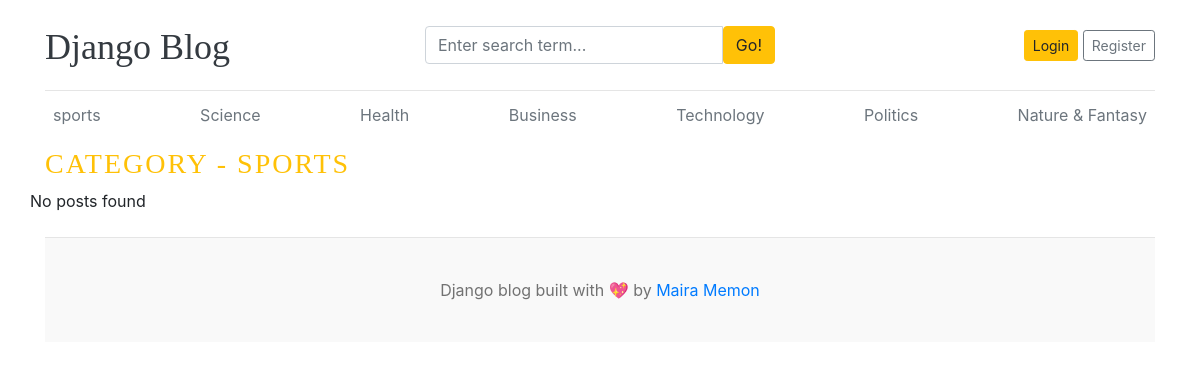
Page /category/category/1/ on the committed database.
### blogs/models.py (models this page shows)
class Category(models.Model):
    category_name = models.CharField(max_length=50, unique=True)
    created_at = models.DateTimeField(auto_now_add=True)
    updated_at = models.DateTimeField(auto_now=True)
    class Meta:
        verbose_name_plural = 'categories'
    def __str__(self):
        return self.category_name

### blogs/views.py (the view)
# urls.py: path('category/<int:category_id>/', views.posts_by_category, name='posts_by_category'),
def posts_by_category(request, category_id):
    posts = Blog.objects.filter(status='Published', category=category_id)
    category = get_object_or_404(Category, pk=category_id)
    context = {
        'posts': posts,
        'category': category,
    }
    return render(request, 'posts_by_category.html', context)

### blogs/context_processors.py (called while the page is built)
def get_categories(request):
    categories = Category.objects.all()
    return dict(categories=categories)

def get_social_links(request):
    social_links = SocialLink.objects.all()
    return dict(social_links=social_links)

### templates/posts_by_category.html
{% extends 'base.html' %}
{% block content %}
  <h3 class="text-uppercase text-warning" style="letter-spacing: 2px;">Category - {{ category }}</h3>
  <div class="row mb-2">
    {% if posts %}
    {% for post in posts %}
    <div class="col-md-6">
      <div class="card border-0" >
        <div class="card-body">
         <h3><a href="{% url 'blogs' post.slug %}" class="text-dark">{{ post.title }}</a></h3>
          <small class="mb-1 text-muted">{{ post.created_at | timesince }} ago | {{ post.author }}</small>
          <p class="card-text">{{ post.short_description | truncatewords:25 }}</p>
        </div>
      </div>
    </div>
    {% endfor %}
    {% else %}
    <p>No posts found</p>
    {% endif %}
  </div>
{% endblock %}

### templates/base.html (shortened to what this page needs)
{% load static %}
<!DOCTYPE html>
<html lang="en">
<head>
    <link href="https://getbootstrap.com/docs/4.0/dist/css/bootstrap.min.css" rel="stylesheet">
    <link href="{% static 'css/blog.css' %}" rel="stylesheet">
    <link rel="stylesheet" href="https://cdnjs.cloudflare.com/ajax/libs/font-awesome/4.7.0/css/font-awesome.min.css">
  </head>
<body>
    <div class="container">
      <header class="blog-header py-3">
        <div class="row flex-nowrap justify-content-between align-items-center">
          <div class="col-4 pt-1">
            <a class="blog-header-logo text-dark" href="/">Django Blog</a>
          </div>
          <div class="col-4">
            <form action="{% url 'search' %}" method="GET">
              <div class="input-group">
                <input class="form-control" type="text" name="keyword" value="{{ keyword }}" placeholder="Enter search term..." aria-label="Enter search term..." aria-describedby="button-search" />
                <button type="submit" class="btn btn-warning" id="button-search" type="button">Go!</button>
            </div>
            </form>
          </div>
          <div class="col-4 d-flex justify-content-end align-items-center">
            {% if not user.is_authenticated %}
            <a class="btn btn-sm btn-warning" href="{% url 'login' %}">Login</a> &nbsp;
            <a class="btn btn-sm btn-outline-secondary" href="{% url 'register' %}">Register</a>
            {% else %}
            <span><a href="{% url 'dashboard' %}">Dashboard</a></span>
            &emsp;
            <span><a href="{% url 'logout' %}">Logout</a></span>
            {% endif %}
          </div>
        </div>
      </header>
      <div class="nav-scroller py-1 mb-2">
        <nav class="nav d-flex justify-content-between">
          {% for cat in categories %}
          <a class="p-2 text-muted" href="{% url 'posts_by_category' cat.id %}">{{ cat.category_name }}</a>
          {% endfor %}
        </nav>
      </div>
{% block content %}
{% endblock %}
<footer class="blog-footer">
    <p>Django blog built with 💖 by <a href="#">Maira Memon</a></p>
  </footer>
  </body>
  </html>

### blog_main/static/css/blog.css (style rules this page uses)
.blog-header { border-bottom: 1px solid #e5e5e5; }
.blog-header-logo { font-family: "Playfair Display", Georgia, "Times New Roman", serif; font-size: 2.25rem; }
h1, h2, h3, h4, h5, h6 { font-family: "Playfair Display", Georgia, "Times New Roman", serif; }
.blog-footer { padding: 2.5rem 0; color: #727272; text-align: center; background-color: #f9f9f9; border-top: .05rem solid #e5e5e5; }
.blog-footer p:last-child { margin-bottom: 0; }

### rows in the picture
Category: category_name "sports", category_name "SPORTS"
Category: category_name "Science"
Category: category_name "Health"
Category: category_name "Business"
Category: category_name "Technology"
Category: category_name "Politics"
Category: category_name "Nature & Fantasy"
